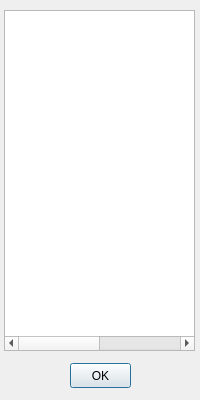
<?xml version="1.0" encoding="UTF-8"?>
<ui version="4.0">
 <class>Dialog</class>
 <widget class="QDialog" name="Dialog">
  <property name="geometry">
   <rect>
    <x>0</x>
    <y>0</y>
    <width>200</width>
    <height>400</height>
   </rect>
  </property>
  <property name="minimumSize">
   <size>
    <width>200</width>
    <height>400</height>
   </size>
  </property>
  <property name="maximumSize">
   <size>
    <width>200</width>
    <height>400</height>
   </size>
  </property>
  <property name="windowTitle">
   <string>Assign Labels</string>
  </property>
  <widget class="QTableWidget" name="label_table">
   <property name="geometry">
    <rect>
     <x>4</x>
     <y>10</y>
     <width>191</width>
     <height>341</height>
    </rect>
   </property>
   <property name="editTriggers">
    <set>QAbstractItemView::NoEditTriggers</set>
   </property>
   <property name="showDropIndicator" stdset="0">
    <bool>false</bool>
   </property>
   <property name="dragDropOverwriteMode">
    <bool>false</bool>
   </property>
   <property name="selectionMode">
    <enum>QAbstractItemView::SingleSelection</enum>
   </property>
   <property name="selectionBehavior">
    <enum>QAbstractItemView::SelectRows</enum>
   </property>
   <attribute name="horizontalHeaderVisible">
    <bool>false</bool>
   </attribute>
   <attribute name="horizontalHeaderCascadingSectionResizes">
    <bool>true</bool>
   </attribute>
   <attribute name="horizontalHeaderDefaultSectionSize">
    <number>100</number>
   </attribute>
   <attribute name="horizontalHeaderHighlightSections">
    <bool>false</bool>
   </attribute>
   <attribute name="horizontalHeaderMinimumSectionSize">
    <number>0</number>
   </attribute>
   <attribute name="horizontalHeaderStretchLastSection">
    <bool>true</bool>
   </attribute>
   <attribute name="verticalHeaderVisible">
    <bool>false</bool>
   </attribute>
   <column>
    <property name="text">
     <string>label</string>
    </property>
    <property name="textAlignment">
     <set>AlignLeading|AlignVCenter</set>
    </property>
   </column>
   <column>
    <property name="text">
     <string>id</string>
    </property>
   </column>
  </widget>
  <widget class="QPushButton" name="accept_labels_btn">
   <property name="geometry">
    <rect>
     <x>70</x>
     <y>363</y>
     <width>61</width>
     <height>25</height>
    </rect>
   </property>
   <property name="text">
    <string>OK</string>
   </property>
  </widget>
 </widget>
 <resources/>
 <connections>
  <connection>
   <sender>accept_labels_btn</sender>
   <signal>clicked()</signal>
   <receiver>Dialog</receiver>
   <slot>accept()</slot>
   <hints>
    <hint type="sourcelabel">
     <x>100</x>
     <y>375</y>
    </hint>
    <hint type="destinationlabel">
     <x>99</x>
     <y>199</y>
    </hint>
   </hints>
  </connection>
 </connections>
</ui>
